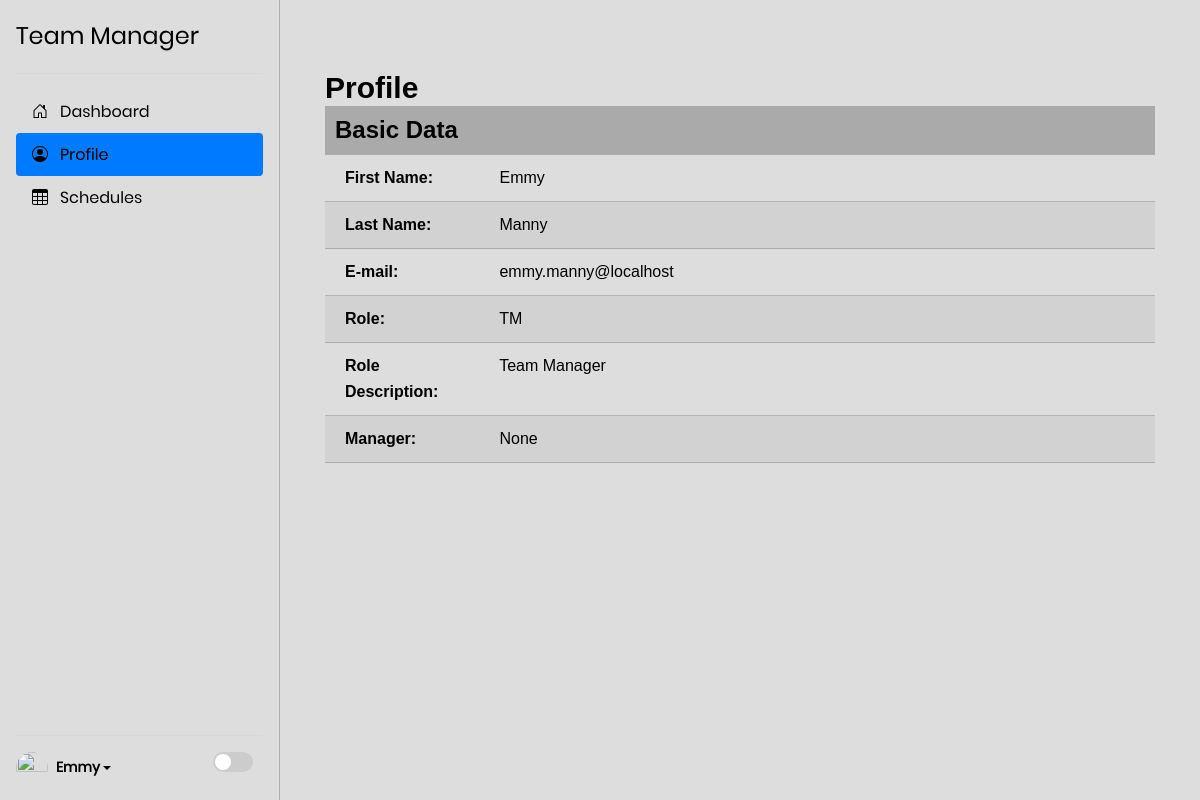
The page /profile (signed in) on the database as committed earlier.
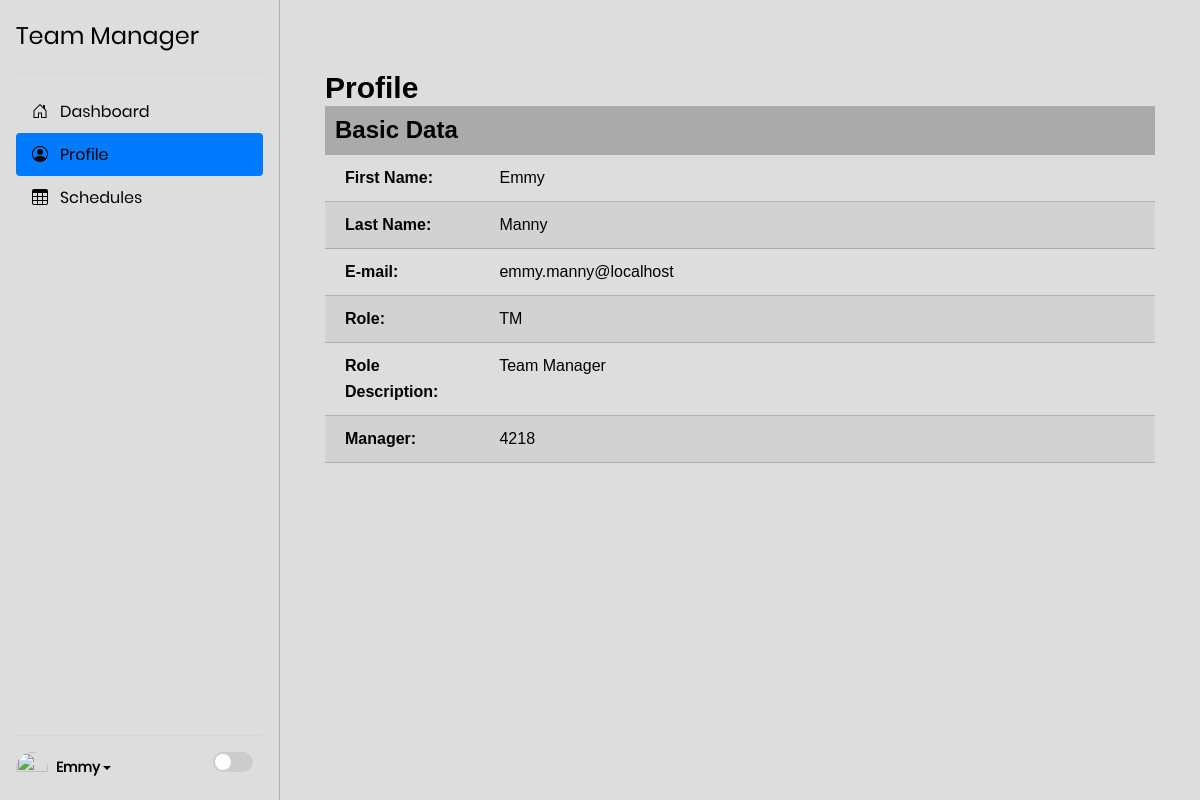
The same page on the database as committed later.
### models/manager.py (models this page shows, shortened)
class TM(Employee, Base):
    __tablename__ = "managers"
    __table_args__ = {'extend_existing': True}
    reports_to = Column(Integer, nullable=True)
    in_charge_of = Column(String(1024), nullable=True)
    designation = Column(String(16), nullable=True)

### web/app.py (the view)
@app.route('/profile/<session_id>', methods=['GET', 'POST'],
           strict_slashes=False)
@app.route('/profile', methods=['GET', 'POST'], strict_slashes=False)
@login_required
def profile(session_id=None):
    title = "Profile"
    user = current_user
    return render_template('profile.html', title=title, user=current_user)

### models/engine/db.py (called while the page is built, shortened)
    def get(self, staff_id=None, cls=None, **kwargs):
        if cls is None:
            for class_type in self._class:
                query = self.__session.query(class_type)
                if staff_id is not None:
                    query = query.filter_by(staff_id=staff_id)
                for key, value in kwargs.items():
                    query = query.filter(getattr(class_type, key) == value)
                result = query.first()
                if result:
                    return result
            return None

### web/app.py (called while the page is built)
@login_manager.user_loader
def user_loader(id):
    return models.storage.get(id)

### web/templates/profile.html (shortened to what this page needs)
{% extends "layout.html" %}
{% block content %}
<div class="side-bar d-flex flex-column flex-shrink-0 p-3" style="width: 280px;">
    <a href="/" class="d-flex align-items-center mb-3 mb-md-0 me-md-auto  text-decoration-none">
      <span class="fs-4">{{user.desc}}</span>
    </a>
    <hr>
    <ul class="nav nav-pills flex-column mb-auto">
      <li class="nav-item">
        <a href="{{ url_for('index') }}" class="nav-link" aria-current="page">
          <svg class="bi pe-none me-2" width="16" height="16"><use xlink:href="#home"></use></svg>
          <span>Dashboard</span>
        </a>
      </li>
      <li>
        <a href="{{ url_for('profile') }}" class="nav-link active" aria-current="page">
          <svg class="bi pe-none me-2" width="16" height="16"><use xlink:href="#people-circle"></use></svg>
          <span>Profile</span>
        </a>
      </li>
      <li>
        <a href="{{ url_for('schedules') }}" class="nav-link">
          <svg class="bi pe-none me-2" width="16" height="16"><use xlink:href="#table"></use></svg>
          <span>Schedules</span>
        </a>
      </li>
    </ul>
    <hr>
    <div class="dropdown">
      <a href="#" class="d-flex align-items-center  text-decoration-none dropdown-toggle" data-bs-toggle="dropdown" aria-expanded="false">
        <img src="https://github.com/mdo.png" alt="" width="32" height="32" class="rounded-circle me-2">
        <strong>{{ user.first_name }}</strong>
      </a>
      <label class="theme-switch">
        <span class="slider round"></span>
    </label>
    </div>
</div>
<div class="dashboard-main">
  <section class="statistic statistic2">
    <div class="container">
    <h2>Profile</h2>
      <div class="year">
          <h3 class="basic_data">Basic Data</h3>
          <div class="basic_data_item">
              <strong class="basic_data_value">First Name:</strong> <span class="schedule">{{ user.first_name }}</span>
          </div>
          <div class="basic_data_item">
              <strong class="basic_data_value">Last Name:</strong> <span class="schedule">{{ user.last_name }}</span>
          </div>
          <div class="basic_data_item">
              <strong class="basic_data_value">E-mail:</strong> <span class="schedule">{{ user.email }}</span>
          </div>
          <div class="basic_data_item">
              <strong class="basic_data_value">Role:</strong> <span class="schedule">{{ user.role }}</span>
          </div>
          <div class="basic_data_item">
              <strong class="basic_data_value">Role Description:</strong> <span class="schedule">{{ user.desc }}</span>
          </div>
          <div class="basic_data_item">
              <strong class="basic_data_value">Manager:</strong> <span class="schedule">{{ user.reports_to }}</span>
          </div>
      </div>
    </div>
  </section>
</div>
{%endblock%}

### web/templates/layout.html (shortened to what this page needs)
<!DOCTYPE html>
<html lang="en">
<head>
    <link href="https://cdn.jsdelivr.net/npm/bootstrap@5.3.3/dist/css/bootstrap.min.css" rel="stylesheet">
    <link rel="stylesheet" href="https://cdn.jsdelivr.net/npm/@docsearch/css@3">
    <link href="/docs/5.3/dist/css/bootstrap.min.css" rel="stylesheet">
        <link rel="stylesheet" type="text/css" href="../static/vendor/bootstrap/css/bootstrap.min.css">
        <link rel="stylesheet" type="text/css" href="../static/fonts/font-awesome-4.7.0/css/font-awesome.min.css">
        <link rel="stylesheet" type="text/css" href="../static/fonts/iconic/css/material-design-iconic-font.min.css">
        <link rel="stylesheet" type="text/css" href="../static/vendor/animate/animate.css">
        <link rel="stylesheet" type="text/css" href="../static/vendor/css-hamburgers/hamburgers.min.css">
        <link rel="stylesheet" type="text/css" href="../static/vendor/animsition/css/animsition.min.css">
        <link rel="stylesheet" type="text/css" href="../static/vendor/select2/select2.min.css">
        <link rel="stylesheet" type="text/css" href="../static/vendor/daterangepicker/daterangepicker.css">
        <link rel="stylesheet" type="text/css" href="../static/styles/util.css">
        <link rel="stylesheet" type="text/css" href="../static/styles/sign-in.css">
    <link href="../static/styles/main.css" rel="stylesheet">
    <link href="../static/styles/sidebar.css" rel="stylesheet">
    <link rel="stylesheet" href="../static/styles/theme.css">
    <link rel="stylesheet" href="../static/styles/switch_theme.css">
</head>
<body class="light-theme">
    <section>
        {% block content %}
        {% endblock %}
    </section>
</body>
</html>

### web/static/styles/sign-in.css (style rules this page uses)
* { margin: 0px; padding: 0px; box-sizing: border-box; }
body, html { height: 100%; font-family: Poppins-Regular, sans-serif; }
a { font-family: Poppins-Regular; font-size: 14px; line-height: 1.7; color: #666666; margin: 0px; transition: all 0.4s; -webkit-transition: all 0.4s; -o-transition: all 0.4s; -moz-transition: all 0.4s; }
h1,h2,h3,h4,h5,h6 { margin: 0px; }
ul, li { margin: 0px; list-style-type: none; }
label { margin: 0; display: block; }

### web/static/styles/main.css (style rules this page uses)
.side-bar { height: 100svh; border-right: 1px solid #afafaf; }
.dashboard-main { width: 100%; height: 100svh; padding: 20px 30px; overflow-y: auto; }
section { display: flex; overflow-y: hidden; }
.basic_data { padding: 10px; background-color: #0000003b; padding-left: 10px; }
.basic_data_item { padding: 10px 20px; border-bottom: 1px solid #00000030; }
.basic_data_item:nth-child(odd) { background-color: #adadad3b; }
.schedule { position: relative; left: 50px; }
.basic_data_value { display: inline-grid; width: 100px; }

### web/static/styles/sidebar.css (style rules this page uses)
.bi { vertical-align: -.125em; fill: currentColor; }
body { min-height: 100svh; min-height: -webkit-fill-available; }
html { height: -webkit-fill-available; }
.dropdown-toggle { outline: 0; }
.dropdown { display: flex; justify-content: space-between; }

### web/static/styles/switch_theme.css (style rules this page uses)
body { background-color: white; color: black; transition: background-color 0.3s, color 0.3s; }
.theme-switch { position: relative; display: inline-block; width: 40px; height: 20px; margin-right: 10px; }
.slider { position: absolute; cursor: pointer; top: 0; left: 0; right: 0; bottom: 0; background-color: #ccc; transition: .4s; }
.slider:before { position: absolute; content: ""; height: 16px; width: 16px; left: 2px; bottom: 2px; background-color: white; transition: .4s; }
.slider.round { border-radius: 20px; }
.slider.round:before { border-radius: 50%; }
body.light-theme { background-color: rgb(221, 221, 221); color: rgb(0, 0, 0) !important; }
body.light-theme a { color: black !important; }
body.light-theme * { color: rgb(0, 0, 0); }

Rows that differ between the two databases and show on the page:
changed TM "Team Manager": reports_to "None" → "4218"
